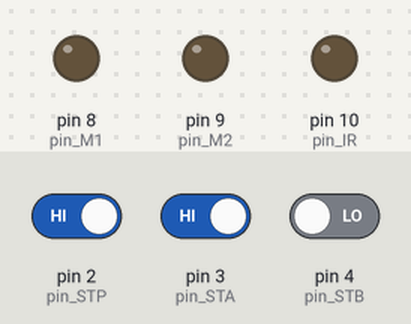
This sketch was run on a simulated Arduino Uno, built with avr-gcc and run on an emulated ATmega328P. On the bench: output pins drawn as LEDs (lit = HIGH). The inputs (shaded band) are chosen by the test bench; at power-on: pin 2 (pin_STP) HIGH, pin 3 (pin_STA) HIGH, pin 4 (pin_STB) LOW.

Above: at 1.2 s.
1.3 s: pin 2 (pin_STP) driven LOW
At 2.1 s:
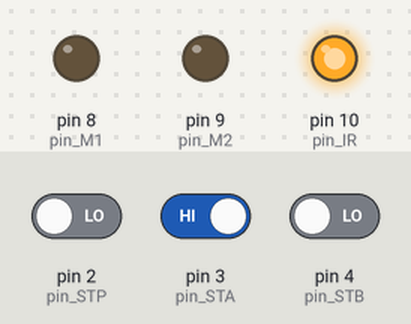
2.8 s: pin 3 (pin_STA) driven LOW
At 3.2 s:
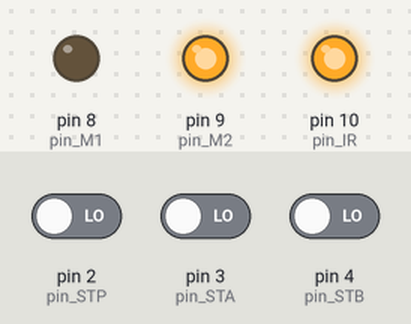
4.3 s: pin 2 (pin_STP) driven HIGH
At 5.5 s:
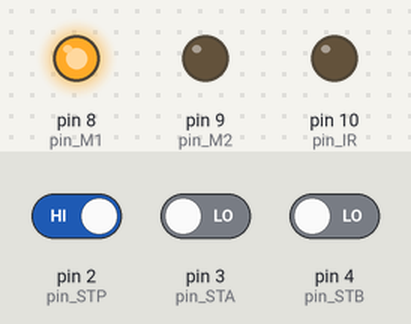
5.8 s: pin 3 (pin_STA) driven HIGH
At 6.7 s:
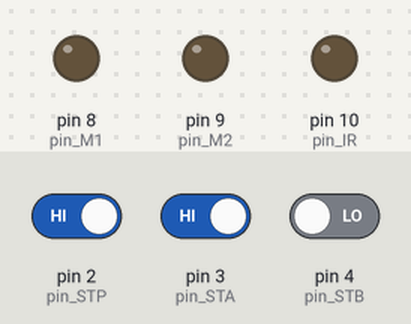
Timing chart, 0 to 8.3 s (numbered marks = the images above; inputs shaded):
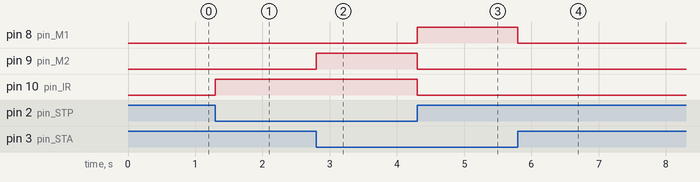

The sketch:

ATV1Prova2bi.ino
```cpp
const int pin_STP = 2;
const int pin_STA = 3;
const int pin_STB = 4;
const int pin_M1 = 8;
const int pin_M2 = 9;
const int pin_IR = 10;

void setup() {
pinMode(pin_STP, INPUT);
pinMode(pin_STA, INPUT);
pinMode(pin_STB, INPUT);
pinMode(pin_M1, OUTPUT);
pinMode(pin_M2, OUTPUT);
pinMode(pin_IR, OUTPUT);

}

void loop() {
bool STP = digitalRead(pin_STP);
bool STA = digitalRead(pin_STA);
bool STB = digitalRead(pin_STB);

if (STP == 0){
  digitalWrite(pin_IR, HIGH);
}
else{
  digitalWrite(pin_IR, LOW);
}
if ((STP == 1) && (STA == 0)){
  digitalWrite(pin_M1, HIGH);
}
else{
  digitalWrite(pin_M1, LOW);
}
if ((STP == 0) && (STA == 0)){
  digitalWrite(pin_M2, HIGH);
}
else{
    digitalWrite(pin_M2, LOW);
}
}
```

Measured:
- after the input at 1.3 s, pin 10 (pin_IR): LOW → HIGH at once
- after the input at 2.8 s, pin 9 (pin_M2): LOW → HIGH at once
- after the input at 4.3 s, pin 8 (pin_M1): LOW → HIGH at once; pin 9 (pin_M2), pin 10 (pin_IR): HIGH → LOW at once
- after the input at 5.8 s, pin 8 (pin_M1): HIGH → LOW at once
